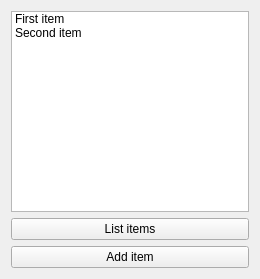
<?xml version="1.0" encoding="UTF-8"?>
<ui version="4.0">
 <class>Widget</class>
 <widget class="QWidget" name="Widget">
  <property name="geometry">
   <rect>
    <x>0</x>
    <y>0</y>
    <width>260</width>
    <height>279</height>
   </rect>
  </property>
  <property name="windowTitle">
   <string>Widget</string>
  </property>
  <layout class="QVBoxLayout" name="verticalLayout">
   <item>
    <widget class="QListWidget" name="listWidget">
     <item>
      <property name="text">
       <string>First item</string>
      </property>
     </item>
     <item>
      <property name="text">
       <string>Second item</string>
      </property>
     </item>
    </widget>
   </item>
   <item>
    <widget class="QPushButton" name="pushButtonListItems">
     <property name="text">
      <string>List items</string>
     </property>
    </widget>
   </item>
   <item>
    <widget class="QPushButton" name="pushButtonAddItem">
     <property name="text">
      <string>Add item</string>
     </property>
    </widget>
   </item>
  </layout>
 </widget>
 <resources/>
 <connections/>
</ui>
